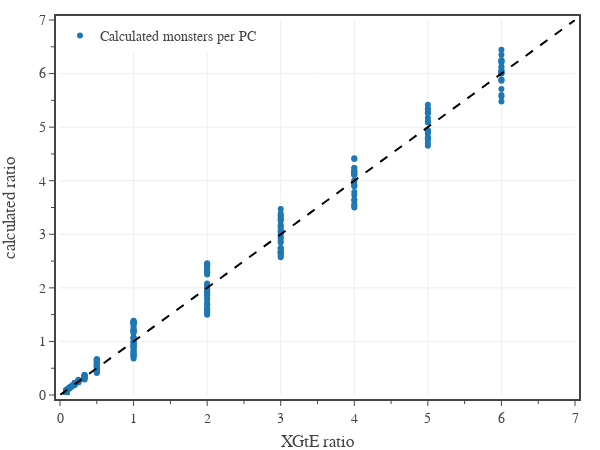

The code cell stored with this chart in its notebook:
### Code cell
# plots XGtE ratios vs calculated ratios

# create figure
fig = go.Figure(
    layout=go.Layout(
        template=TFB_TEMPLATE,
        xaxis=dict(
            title_text='XGtE ratio',
            range=[0,7],
            tick0=0, dtick=1,
            minor=dict(tick0=0, dtick=0.5),
        ),
        yaxis=dict(
            title_text='calculated ratio',
            range=[0,7],
            tick0=0, dtick=1,
            minor=dict(tick0=0, dtick=0.5),
        ),
        legend=dict(
            xanchor='left', yanchor='top',
            x=0.00, y=1.00,
            orientation='v',
            tracegroupgap=0,
        )
    )
)

# plot conversion ratios
fig.add_trace(go.Scatter(
    x=dfX['decimal'], 
    y=dfX['calc decimal'],
    mode='markers', 
    name='Calculated monsters per PC',
    hovertemplate= 
        f'<b>Monsters / PC</b><br>'
        'XGtE %{x}<br>'+
        'Calculated %{y:,.2f}' + 
        '<extra></extra>'
))

coefs = np.polyfit(dfX['decimal'], dfX['calc decimal'], 1)
poly = np.poly1d(coefs)
fig.add_trace(go.Scatter(
    x=[0,7], 
    y=[0,7],
    mode='lines', 
    name='fit',
    showlegend=False,
    line=dict(color='black', dash='dash'),
    hoverinfo='skip',
))

# show figure
fig.update_layout(width=600, height=450)
fig.show(config=TFB_CONFIG)

# save figures
if SAVEFIGS:
    fig.update_layout(autosize=True, width=None, height=None)
    save_fig_html(fig, format='large', name='fig-multi-monster-ratios-large')
    save_fig_html(fig, format='small', name='fig-multi-monster-ratios-small')

### Figure 1 — Plotly figure (JSON) as saved in the notebook; plotly's stock layout.template omitted (floating-point values rounded to 4 significant figures; data arrays with more than 128 entries replaced by an {"elided": "..."} marker saying what was removed)
{"data": [{"hovertemplate": "<b>Monsters / PC</b><br>XGtE %{x}<br>Calculated %{y:,.2f}<extra></extra>", "mode": "markers", "name": "Calculated monsters per PC", "type": "scatter", "x": {"elided": "272 float values"}, "y": {"elided": "272 float values"}}, {"hoverinfo": "skip", "line": {"color": "black", "dash": "dash"}, "mode": "lines", "name": "fit", "showlegend": false, "type": "scatter", "x": [0, 7], "y": [0, 7]}], "layout": {"height": 450, "legend": {"orientation": "v", "tracegroupgap": 0, "x": 0, "xanchor": "left", "y": 1, "yanchor": "top"}, "width": 600, "xaxis": {"dtick": 1, "minor": {"dtick": 0.5, "tick0": 0}, "range": [0, 7], "tick0": 0, "title": {"text": "XGtE ratio"}}, "yaxis": {"dtick": 1, "minor": {"dtick": 0.5, "tick0": 0}, "range": [0, 7], "tick0": 0, "title": {"text": "calculated ratio"}}}}
